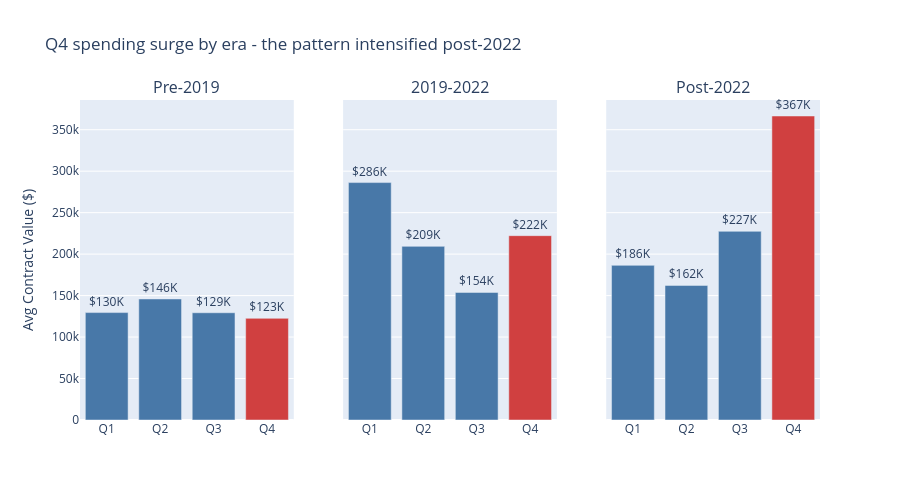

Write notebook code for a chart like this one.
### Markdown cell above
32% more new contracts in Q4 than the Q1-Q3 average (contracts only). Across all transaction types (including amendments), the surge is +38%. The volume pattern is clear.

### Code cell
# Q4 pattern by era
q_era = con.sql("""
    SELECT era, quarter, COUNT(*) AS contracts, ROUND(AVG(val), 0) AS avg_value
    FROM analysis WHERE instrument_type = 'C' AND era IS NOT NULL
    GROUP BY era, quarter ORDER BY era, quarter
""").pl()

fig = make_subplots(rows=1, cols=3, subplot_titles=['Pre-2019', '2019-2022', 'Post-2022'], shared_yaxes=True)
for i, era in enumerate(['Pre-2019', '2019-2022', 'Post-2022']):
    d = q_era.filter(pl.col("era") == era)
    colors = ['#4878A8', '#4878A8', '#4878A8', '#D04040']
    fig.add_trace(go.Bar(x=d["quarter"].to_list(), y=d["avg_value"].to_list(),
        marker_color=colors, text=[f'${v/1000:.0f}K' for v in d["avg_value"].to_list()],
        textposition='outside', cliponaxis=False, showlegend=False), row=1, col=i+1)

fig.update_layout(title_text="Q4 spending surge by era - the pattern intensified post-2022", height=500)
fig.update_yaxes(title_text="Avg Contract Value ($)", row=1, col=1)
fig.show()

### Figure 1 — Plotly figure (JSON) as saved in the notebook; plotly's stock layout.template omitted (floating-point values rounded to 4 significant figures)
{"data": [{"cliponaxis": false, "marker": {"color": ["#4878A8", "#4878A8", "#4878A8", "#D04040"]}, "showlegend": false, "text": ["$130K", "$146K", "$129K", "$123K"], "textposition": "outside", "type": "bar", "x": ["Q1", "Q2", "Q3", "Q4"], "xaxis": "x", "y": [129507, 145911, 129329, 122576], "yaxis": "y"}, {"cliponaxis": false, "marker": {"color": ["#4878A8", "#4878A8", "#4878A8", "#D04040"]}, "showlegend": false, "text": ["$286K", "$209K", "$154K", "$222K"], "textposition": "outside", "type": "bar", "x": ["Q1", "Q2", "Q3", "Q4"], "xaxis": "x2", "y": [286242, 209343, 153796, 222261], "yaxis": "y2"}, {"cliponaxis": false, "marker": {"color": ["#4878A8", "#4878A8", "#4878A8", "#D04040"]}, "showlegend": false, "text": ["$186K", "$162K", "$227K", "$367K"], "textposition": "outside", "type": "bar", "x": ["Q1", "Q2", "Q3", "Q4"], "xaxis": "x3", "y": [186468, 162258, 227478, 366535], "yaxis": "y3"}], "layout": {"annotations": [{"font": {"size": 16}, "showarrow": false, "text": "Pre-2019", "x": 0.1444, "xanchor": "center", "xref": "paper", "y": 1, "yanchor": "bottom", "yref": "paper"}, {"font": {"size": 16}, "showarrow": false, "text": "2019-2022", "x": 0.5, "xanchor": "center", "xref": "paper", "y": 1, "yanchor": "bottom", "yref": "paper"}, {"font": {"size": 16}, "showarrow": false, "text": "Post-2022", "x": 0.8556, "xanchor": "center", "xref": "paper", "y": 1, "yanchor": "bottom", "yref": "paper"}], "height": 500, "title": {"text": "Q4 spending surge by era - the pattern intensified post-2022"}, "xaxis": {"anchor": "y", "domain": [0, 0.2889]}, "xaxis2": {"anchor": "y2", "domain": [0.3556, 0.6444]}, "xaxis3": {"anchor": "y3", "domain": [0.7111, 1]}, "yaxis": {"anchor": "x", "domain": [0, 1], "title": {"text": "Avg Contract Value ($)"}}, "yaxis2": {"anchor": "x2", "domain": [0, 1], "matches": "y", "showticklabels": false}, "yaxis3": {"anchor": "x3", "domain": [0, 1], "matches": "y", "showticklabels": false}}}
